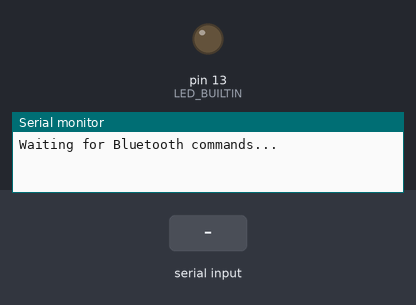
Bench run of a sketch on a simulated Arduino Uno, built with avr-gcc and run on an emulated ATmega328P. Shown: output pins drawn as LEDs (lit = HIGH), the last lines printed to the serial monitor. Dashed ring = blinking. The inputs (shaded band) are chosen by the test bench.

Above: at 1.2 s.
1.3 s: "1" received over the second serial link
At 1.5 s:
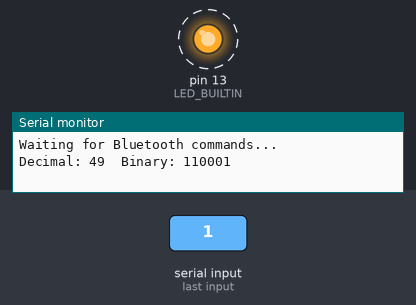
Timing chart, 0 to 4.3 s (numbered marks = the images above; inputs shaded):
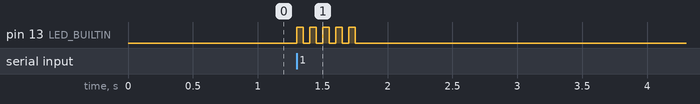

The sketch:

test2_bt_module.ino
```cpp
#include <SoftwareSerial.h>

// HM-10 TX -> Arduino 6; common GND; power for your breakout.
// HM-10 RX may be left disconnected for this receive-only test.
// If connected to Arduino 7, use suitable level shifting for 5 V logic.
SoftwareSerial bt_SW_serial(6, 7); // RX, TX
const byte HEADLIGHTS = 0x10; // bit 4
const byte HORN = 0x20;       // bit 5
const unsigned long HALF_PERIOD_MS = 50; // 50 ms ON + 50 ms OFF = 10 Hz
const unsigned long TIMEOUT_MS = 500;
byte command = 0;
bool hornWasOn = false;
bool ledOn = false;
unsigned long lastReceived = 0;
unsigned long lastToggle = 0;

void setup() {
  pinMode(LED_BUILTIN, OUTPUT);
  digitalWrite(LED_BUILTIN, LOW);
  bt_SW_serial.begin(9600);
  Serial.begin(9600);
  Serial.println("Waiting for Bluetooth commands...");
}

void loop() {
  while (bt_SW_serial.available() > 0) {
    byte received = bt_SW_serial.read();
    // Upper two bits are unused; ignore invalid commands.
    if (received & 0xC0) continue;
    command = received;
    lastReceived = millis();
    Serial.print("Decimal: ");
    Serial.print(command);
    Serial.print("  Binary: ");
    Serial.println(command, BIN);
  }

  unsigned long now = millis();
  if (now - lastReceived >= TIMEOUT_MS) command = 0;
  bool hornOn = (command & HORN) != 0;
  if (hornOn) {
    // Horn takes priority over headlights; do not restart on repeated bytes.
    if (!hornWasOn) {
      ledOn = true;
      lastToggle = now;
    } else if (now - lastToggle >= HALF_PERIOD_MS) {
      unsigned long intervals = (now - lastToggle) / HALF_PERIOD_MS;
      if (intervals & 1UL) ledOn = !ledOn;
      lastToggle += intervals * HALF_PERIOD_MS;
    }
  } else {
    ledOn = (command & HEADLIGHTS) != 0;
  }
  hornWasOn = hornOn;
  digitalWrite(LED_BUILTIN, ledOn ? HIGH : LOW);
}
```

Measured:
- after the input at 1.3 s, pin 13 (LED_BUILTIN): alternates HIGH for 0.05 s and LOW for 0.05 s, 10 changes in all, then stays LOW, starting at once
